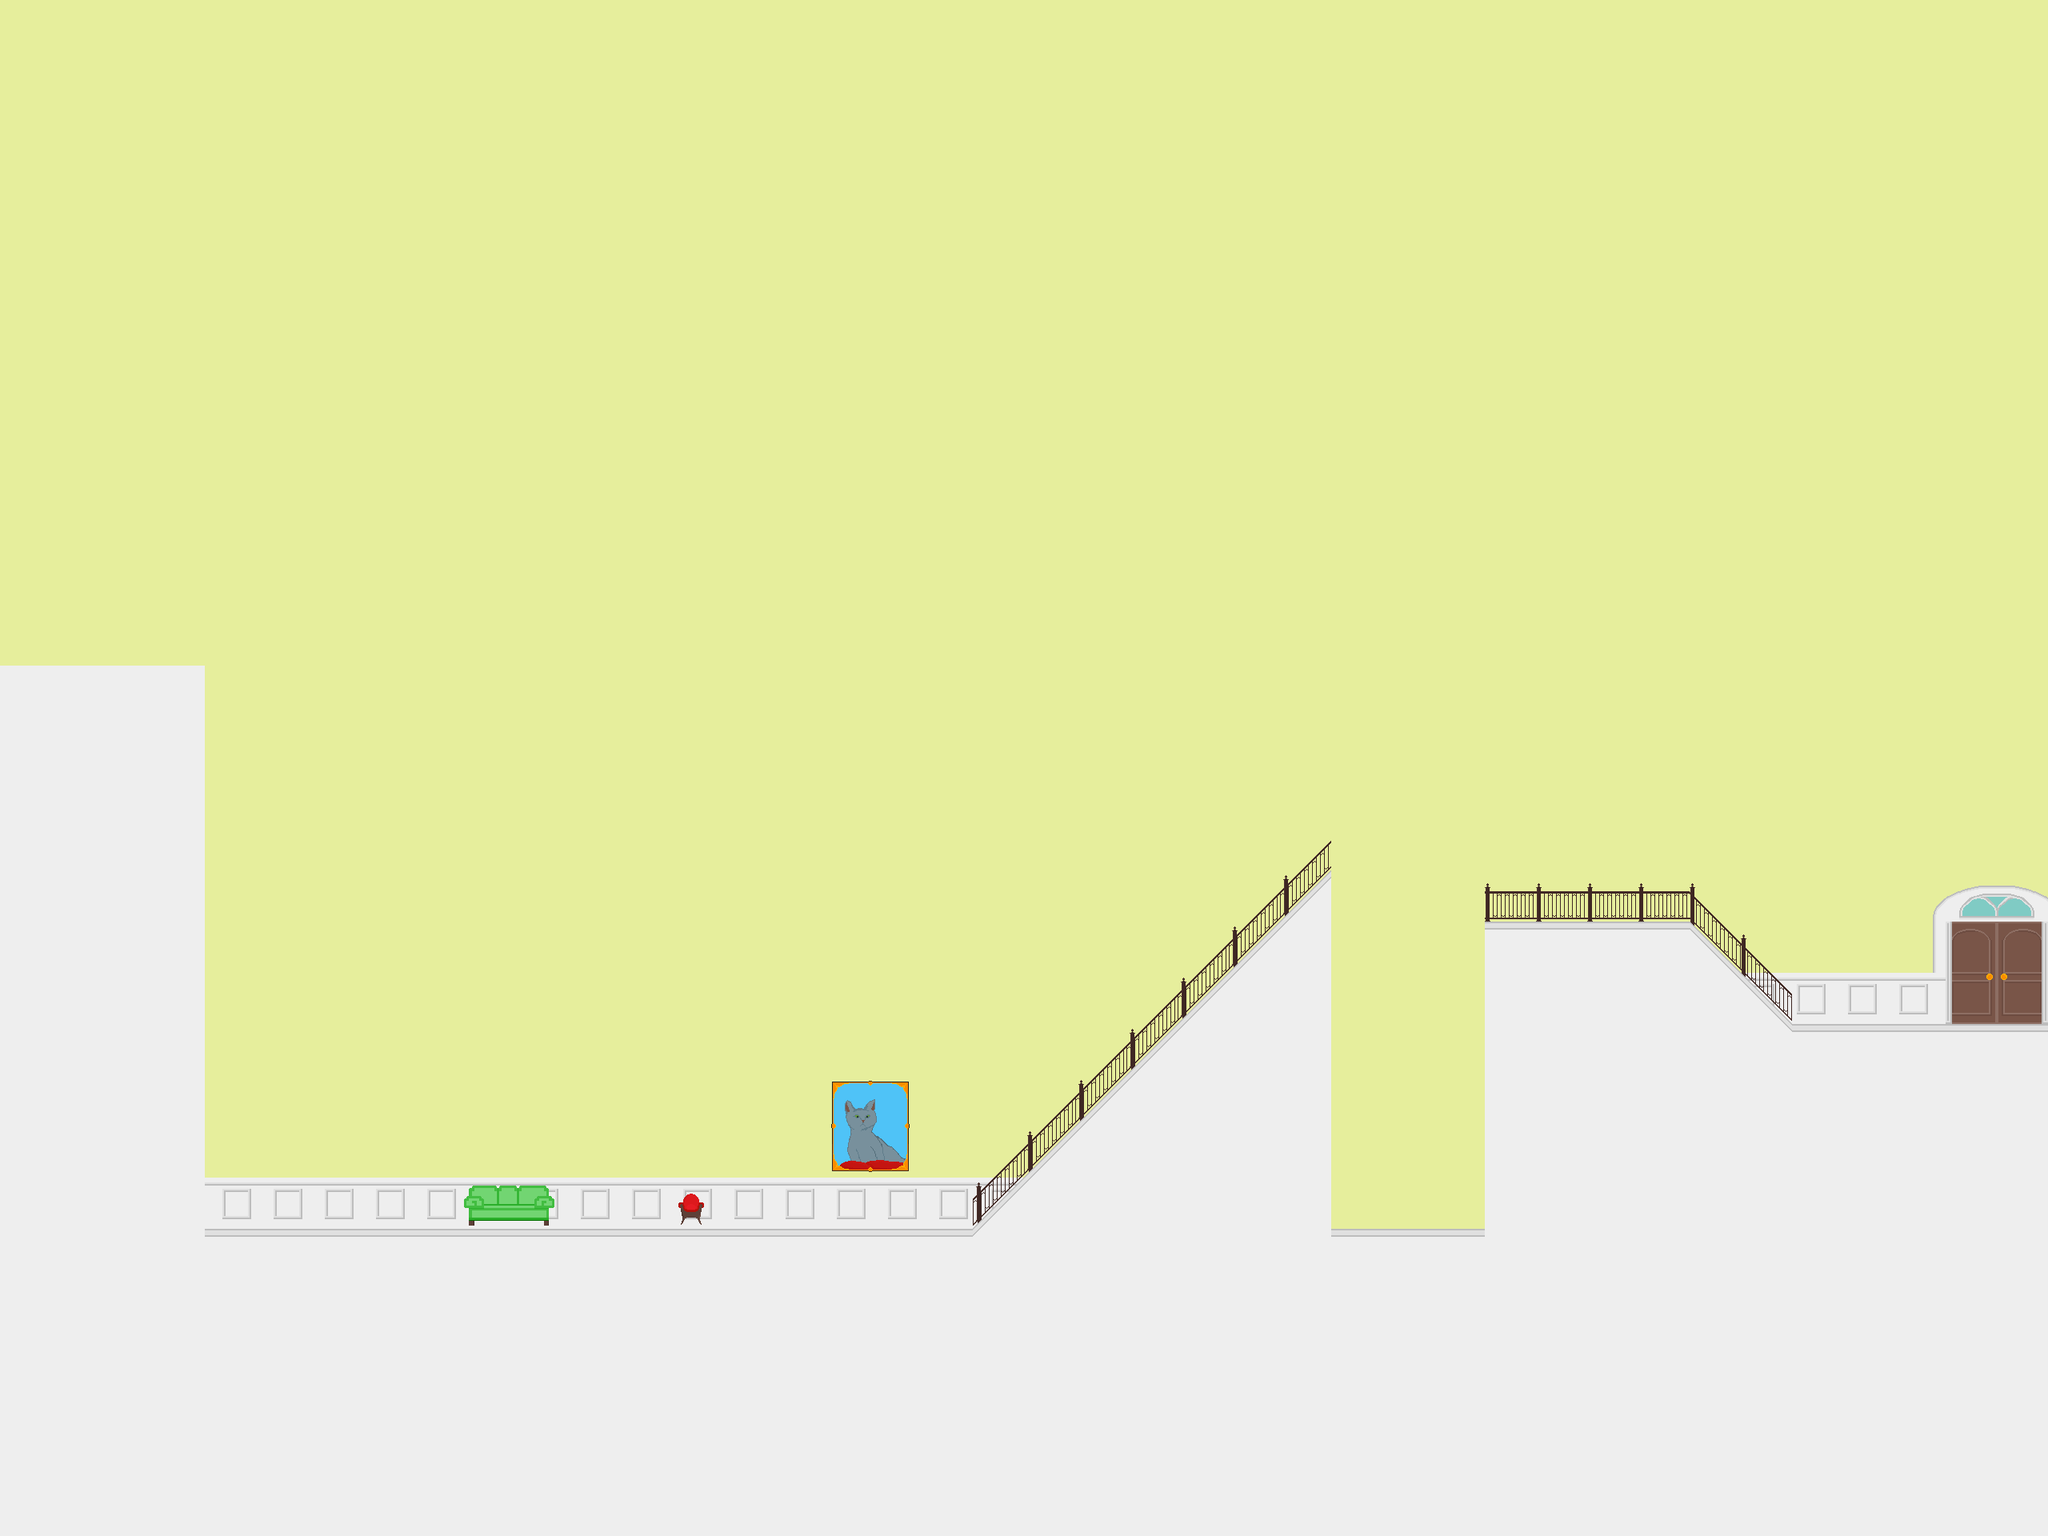

The image is a tile-based game level rendered from a .tmx file. Its description and source (layers, tilesets, objects; grid data summarised) follow:
An orthogonal 40x30 tile map with 64x64 px tiles, 4 tile layers (bg, bot, mid, foreground), 2 tilesets and 5 objects (left, down, right, death).

<map version="1.0" orientation="orthogonal" renderorder="right-down" width="40" height="30" tilewidth="64" tileheight="64" nextobjectid="63">
 <tileset firstgid="1" name="testtiles" tilewidth="64" tileheight="64" tilecount="100">
  <image source="../graphics/testtiles.png" width="640" height="640" />
 </tileset>
 <tileset firstgid="101" name="testtiles2" tilewidth="64" tileheight="64" tilecount="100">
  <image source="../graphics/testtiles2.png" width="640" height="640" />
 </tileset>
 <layer name="bg" width="40" height="30">
  <data>[1200 cells, 1200 non-empty, 1 distinct tile ids]</data>
 </layer>
 <layer name="bot" width="40" height="30">
  <data>[1200 cells, 404 non-empty, 20 distinct tile ids]</data>
 </layer>
 <layer name="mid" width="40" height="30">
  <data>[1200 cells, 29 non-empty, 12 distinct tile ids]</data>
 </layer>
 <layer name="foreground" width="40" height="30">
  <data>[1200 cells, 28 non-empty, 6 distinct tile ids]</data>
 </layer>
 <objectgroup name="col" visible="0">
  <object id="45" x="3" y="1221">
   <polyline points="-3,-69 125,-69 253,59 257,321 1214,320 1663,-131 1665,320 1850,320 1854,-68 2110,-66 2235,59 2555,62" />
  </object>
 </objectgroup>
 <objectgroup name="doors">
  <object id="48" name="left" x="292" y="1450" width="50" height="33" visible="0">
   <ellipse />
  </object>
  <object id="54" name="down" x="3" y="1117" width="119" height="30" visible="0" />
  <object id="55" name="right" x="2432" y="1268" width="121" visible="0" />
 </objectgroup>
 <objectgroup name="objects">
  <object id="62" name="death" type="death" x="1664" y="1536" visible="0">
   <polyline points="0,0 192,0" />
  </object>
 </objectgroup>
 <objectgroup name="enemies" />
 <objectgroup name="temp" />
</map>
